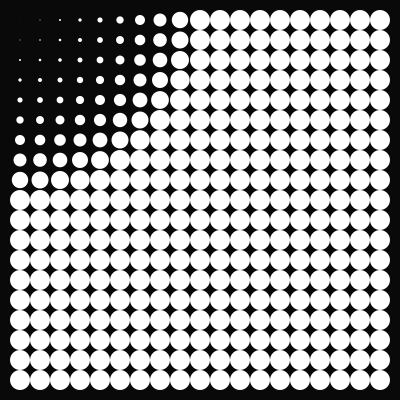
Frame 1 (no input)
Frame 60 (the mouse pressed at the canvas centre just before this capture): identical to frame 1, image omitted
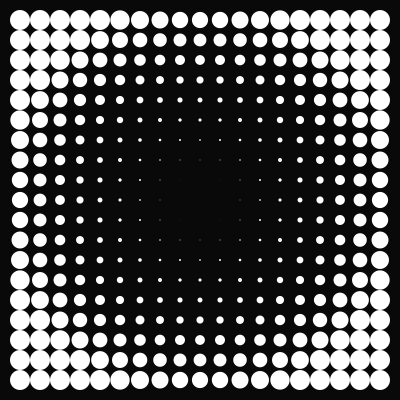
Frame 120 (the mouse held since frame 60 and released just before this capture)

The Processing sketch that drew these frames (run headless with seeded random() and noise(); from frame 60 on, the mouse is pressed at the canvas centre):

// Processing sketch: processing_77908
// ── processing_77908.pde

void setup() {
  size(400,400);
  noStroke();
}
void draw() {
  background(9);
  int stepsize = 20;
  float effect =2000.0;
  for (int i=stepsize; i < width; i += stepsize) {
    for (int j=stepsize; j < height; j += stepsize) {
      float distance = sqrt(pow(i - mouseX,2)+pow(j-mouseY,2));
      float radius = distance*distance/effect;
      radius = min(stepsize,radius);
      ellipse(i,j,radius,radius);
    }
  }
}
